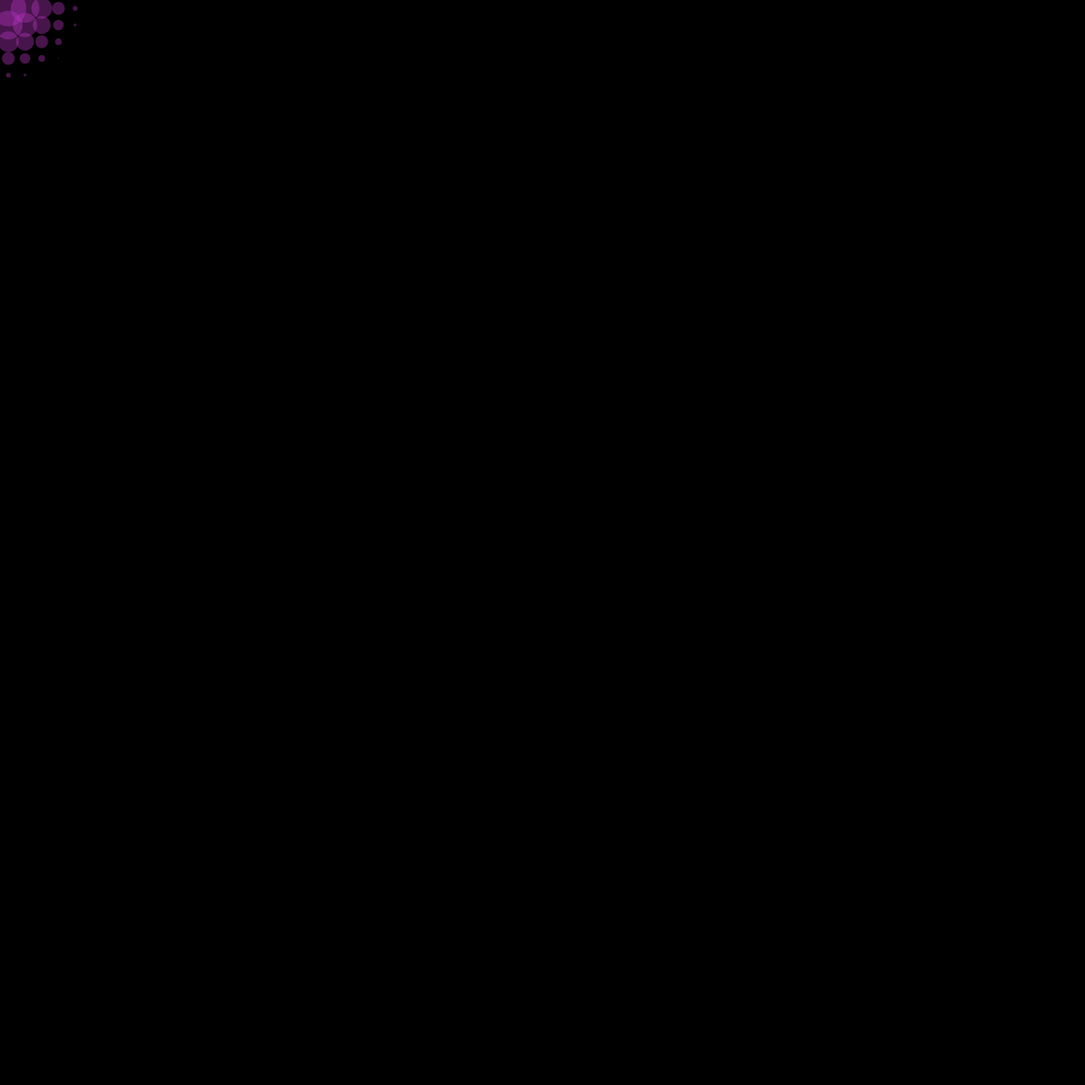
Frame 1 (no input)
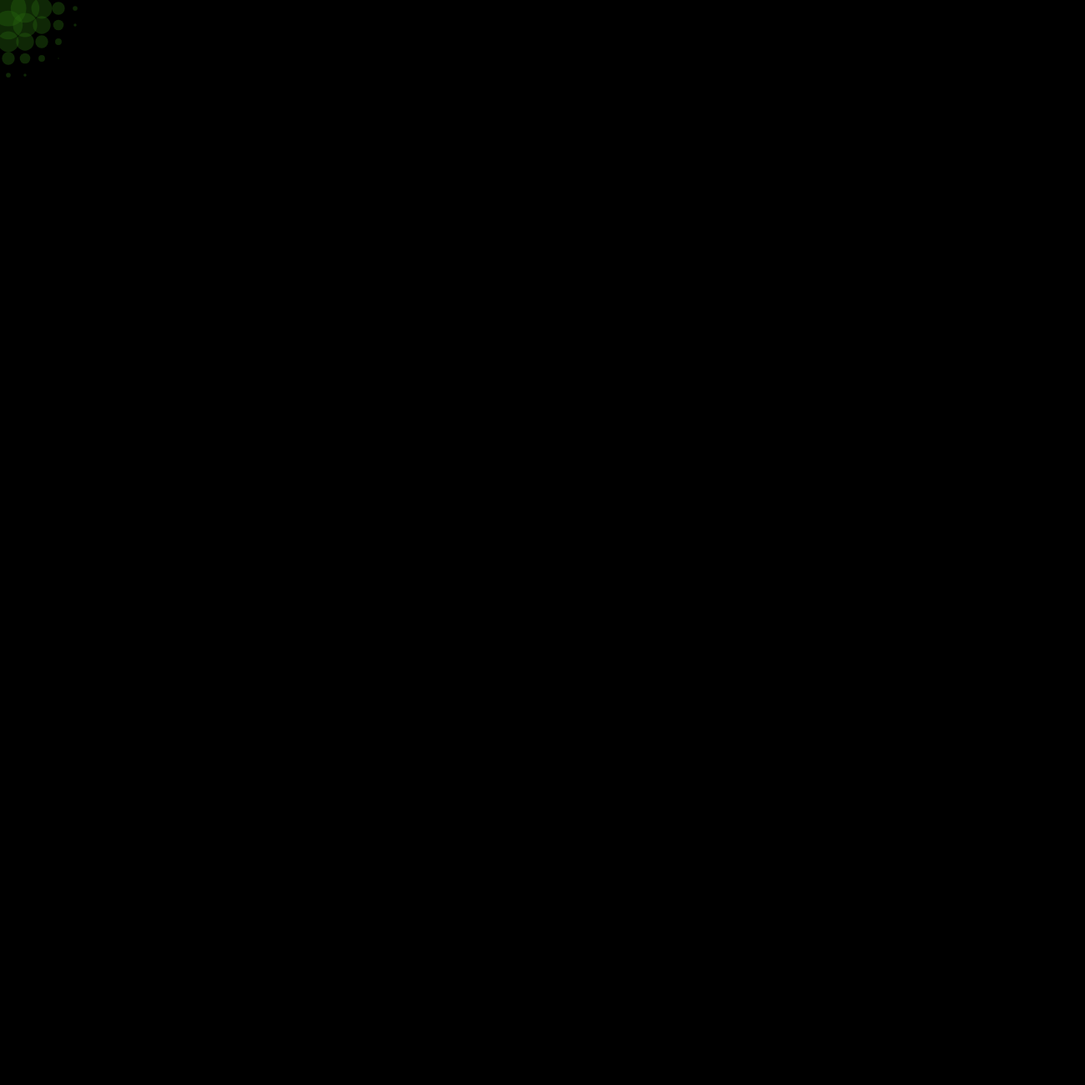
Frame 60 (no input)
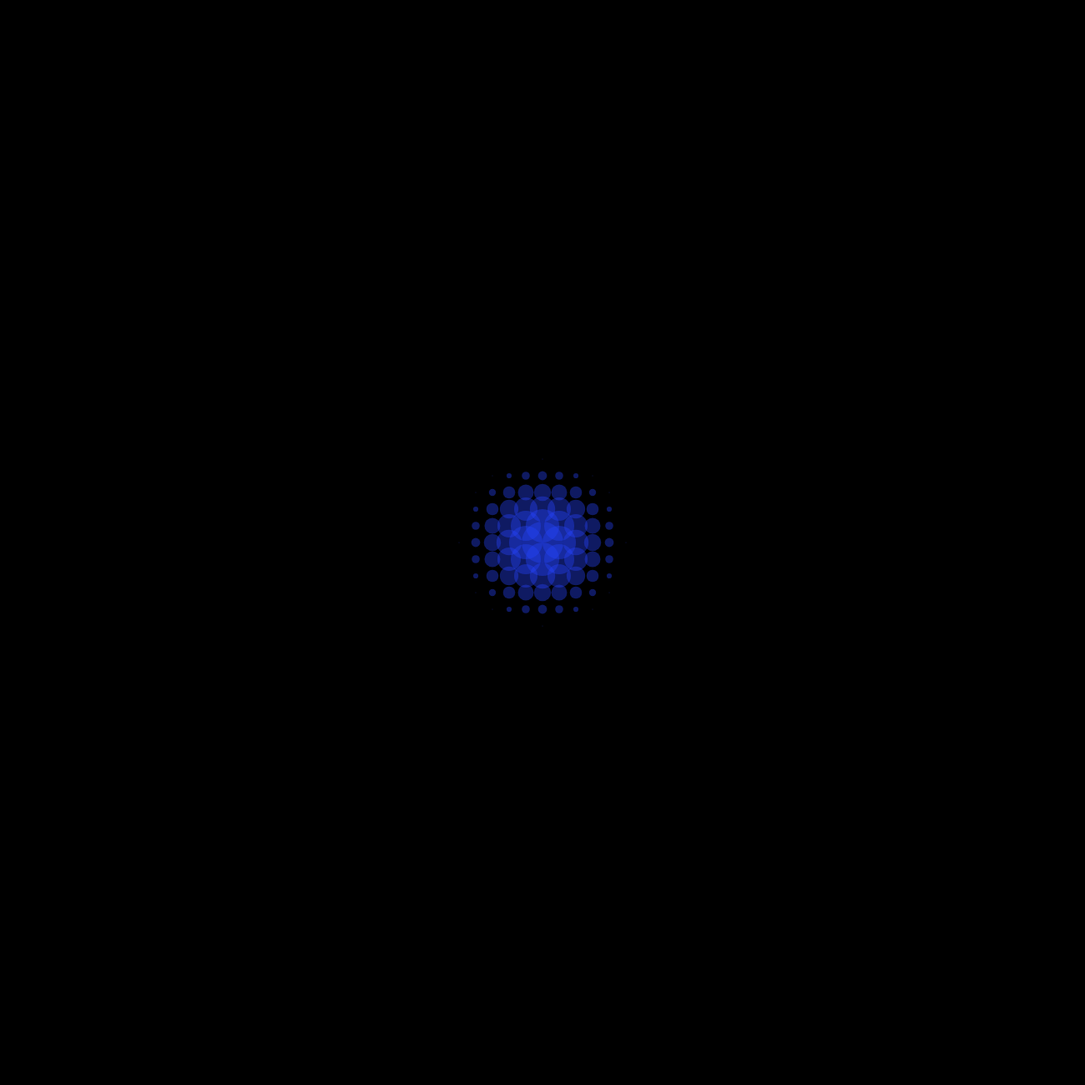
Frame 120 (the mouse pressed at the canvas centre since frame 60)

The p5.js sketch that drew these frames (run headless with seeded random() and noise() and a simulated clock; from frame 60 on, the mouse is pressed at the canvas centre):

// p5.js sketch
// ── sketch.js
let horiz = 20, vert = 20, diam = 15;

function setup() {
  createCanvas(1300, 1300);
  noStroke();
}

function draw() {
  background(0, 0, 0);

  r = random(0, 255);
  g = random(0, 255);
  b = random(0, 255);

  //horizontal 
  for (let x = 10; x < width; x += horiz){
    //vertical 
    for (let y = 10; y < height; y += vert){
      //distance from mouse
      let d = dist(mouseX, mouseY, x, y);
      if( d <= 100){
        fill(r, g, b, 100);
        //adjust diam 
        diam = map(d, 0, 100, 50, 1);
      } else {
        fill(0, 0, 0);
        diam = 15;
        
      }
      ellipse(x, y, diam);
     
    }
  }  
}
